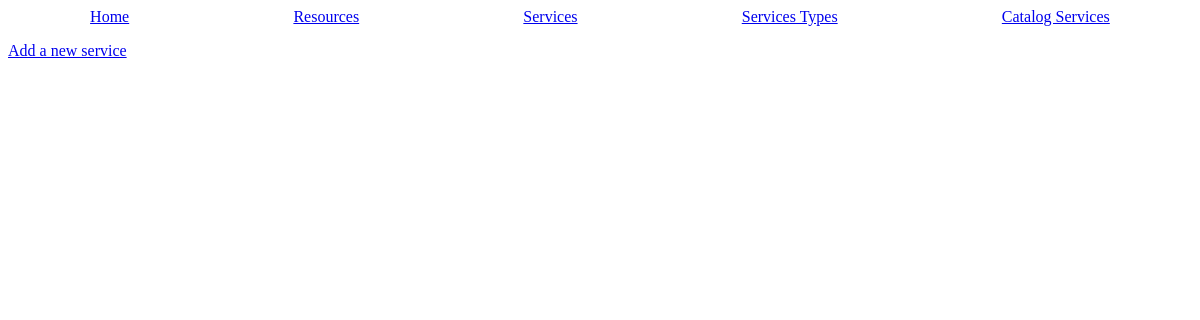
Page /services on the earlier database version.
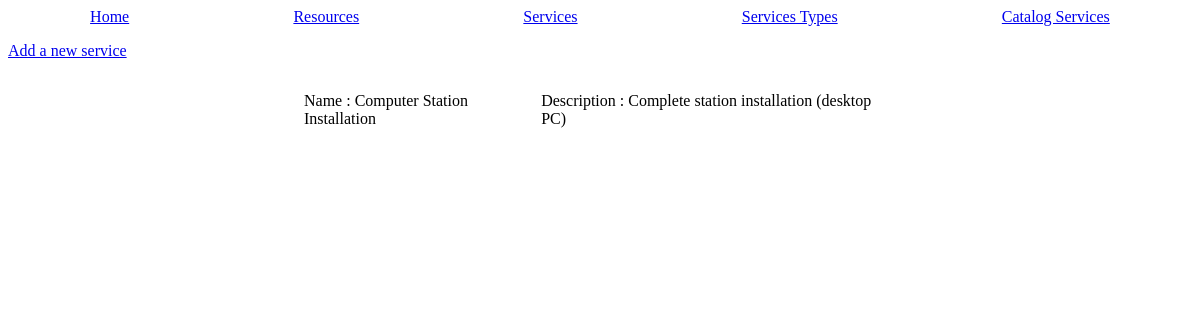
Same page on the later database version.
### tables this page shows
CREATE TABLE "services" (
	"id"	INTEGER UNIQUE,
	"desc"	TEXT NOT NULL,
	"service_type_id"	INTEGER NOT NULL,
	"starting_date"	TEXT NOT NULL,
	"ending_date"	TEXT NOT NULL,
	"name"	TEXT NOT NULL,
	PRIMARY KEY("id" AUTOINCREMENT),
	FOREIGN KEY("service_type_id") REFERENCES "services_types"("id")
);

### main.py (the view, shortened to what this page needs)
@app.route('/services', methods = ['POST', 'GET'])
def services():
    data = {'services' : utils.getRowsFromDb('SELECT * from services'),
    'resources_per_service' : utils.getRowsFromDb('SELECT * from resources_per_service'),
    'resources' : utils.getRowsFromDb('SELECT * from resources')};
    return render_template('services.html.jinja', services=data['services'],resources_per_service=data['resources_per_service'], resources=data['resources']);

### utils.py (called while the page is built)
def dictFactory(cursor, row) -> dict:
    d = {};
    for idx, col in enumerate(cursor.description):
        d[col[0]] = row[idx];
    return d;

def connectDb(path : str = 'db/db.db') -> sqlite3.Connection:
    db = None;
    try:
        db = sqlite3.connect(path);
        db.row_factory = dictFactory;
    except Exception as err:
        flash("Can't connect do database " + str(err), 'error');
    return db;

def getRowsFromDb(request : str, values : tuple = None) -> dict:
    elementsFromDb : dict = None
    try:
        db = connectDb();
        cursor = db.cursor();
        if(type(values) is tuple):
            elementsFromDb = cursor.execute(request, values).fetchall();
        else:
            elementsFromDb = cursor.execute(request).fetchall();
        db.close();
    except Exception as err:
        flash("Can't execute SQL request " + str(err), 'error')
    return elementsFromDb;

### templates/services.html.jinja (shortened to what this page needs)
{% extends "base.html.jinja" %}
{% block content %}
<a href="/add-service"><p>Add a new service</p></a>
{% for service in services %}
    <div class="item">
        <div>
            <p>Name : {{ service['name'] }}</p>
        </div>
        <div>
            <p>Description : {{ service['desc'] }}</p>
        </div>
    </div>
{% endfor %}
{% endblock %}

### templates/base.html.jinja (shortened to what this page needs)
<!DOCTYPE html>
<html lang="en">
<head>
    <link href={{url_for('static', filename="css/style.css")}} rel="stylesheet">
</head>
<body>
    <header>
        <div id="top-banner">
            <div>
                <a href="/"><span>Home</span></a>
            </div>
            <div>
                <a href="/resources">Resources</a>
            </div>
            <div>
                <a href="/services">Services</a>
            </div>
            <div>
                <a href="/services-types">Services Types</a>
            </div>
            <div>
                <a href="/catalog-services">Catalog Services</a>
            </div>
        </div>
    </header>
    <main>
        {% block content %}{% endblock %}
    </main>
</body>
</html>

### static/css/style.css (style rules this page uses)
#top-banner { display: flex; width: 100%; }
#top-banner > div { margin: auto; }
.item { display: flex; flex-direction: row; width: 50%; margin-left: auto; margin-right: auto; }
.item > div { margin: auto; }

Differences in the rows shown:
added services: name "Computer Station Installation", desc "Complete station installation (desktop PC)"
